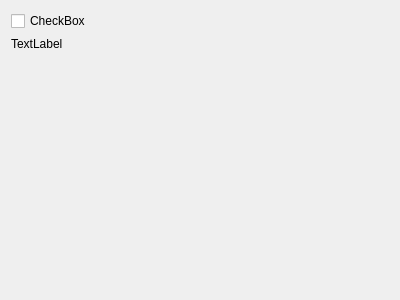
<?xml version="1.0" encoding="UTF-8"?>
<ui version="4.0">
 <class>Form</class>
 <widget class="QWidget" name="Form">
  <property name="geometry">
   <rect>
    <x>0</x>
    <y>0</y>
    <width>400</width>
    <height>300</height>
   </rect>
  </property>
  <property name="windowTitle">
   <string>Example form</string>
  </property>
  <layout class="QFormLayout" name="formLayout">
   <item row="0" column="0">
    <widget class="QCheckBox" name="checkBox">
     <property name="text">
      <string>CheckBox</string>
     </property>
    </widget>
   </item>
   <item row="1" column="0">
    <widget class="QLabel" name="label">
     <property name="text">
      <string>TextLabel</string>
     </property>
    </widget>
   </item>
  </layout>
 </widget>
 <resources/>
 <connections/>
</ui>
